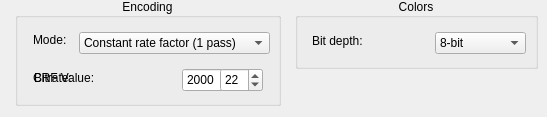
      <widget class="QWidget" name="av1Tab">
       <attribute name="title">
        <string>AV1</string>
       </attribute>
       <widget class="QGroupBox" name="EncodingSettingAV1GB">
        <property name="geometry">
         <rect>
          <x>15</x>
          <y>-2</y>
          <width>266</width>
          <height>108</height>
         </rect>
        </property>
        <property name="title">
         <string>Encoding</string>
        </property>
        <property name="alignment">
         <set>Qt::AlignCenter</set>
        </property>
        <widget class="QLabel" name="EncodeModeAV1Label">
         <property name="geometry">
          <rect>
           <x>18</x>
           <y>34</y>
           <width>39</width>
           <height>16</height>
          </rect>
         </property>
         <property name="text">
          <string>Mode:</string>
         </property>
        </widget>
        <widget class="QComboBox" name="EncodeModeAV1DD">
         <property name="geometry">
          <rect>
           <x>64</x>
           <y>34</y>
           <width>191</width>
           <height>22</height>
          </rect>
         </property>
         <property name="focusPolicy">
          <enum>Qt::NoFocus</enum>
         </property>
         <property name="toolTip">
          <string>The encoding mode to use.</string>
         </property>
         <item>
          <property name="text">
           <string>Constant rate factor (1 pass)</string>
          </property>
         </item>
         <item>
          <property name="text">
           <string>Average bitrate (1 pass)</string>
          </property>
         </item>
        </widget>
        <widget class="QDoubleSpinBox" name="BitrateAV1NUD">
         <property name="geometry">
          <rect>
           <x>167</x>
           <y>70</y>
           <width>81</width>
           <height>24</height>
          </rect>
         </property>
         <property name="focusPolicy">
          <enum>Qt::WheelFocus</enum>
         </property>
         <property name="toolTip">
          <string>The bitrate to use for encoding.</string>
         </property>
         <property name="decimals">
          <number>0</number>
         </property>
         <property name="maximum">
          <double>80000.000000000000000</double>
         </property>
         <property name="value">
          <double>2000.000000000000000</double>
         </property>
        </widget>
        <widget class="QSpinBox" name="crfAV1NUD">
         <property name="geometry">
          <rect>
           <x>205</x>
           <y>70</y>
           <width>43</width>
           <height>24</height>
          </rect>
         </property>
         <property name="focusPolicy">
          <enum>Qt::WheelFocus</enum>
         </property>
         <property name="toolTip">
          <string>The CRF strength value to use for encoding.</string>
         </property>
         <property name="maximum">
          <number>63</number>
         </property>
         <property name="value">
          <number>22</number>
         </property>
        </widget>
        <widget class="QLabel" name="crfAV1Label">
         <property name="geometry">
          <rect>
           <x>18</x>
           <y>72</y>
           <width>73</width>
           <height>16</height>
          </rect>
         </property>
         <property name="text">
          <string>CRF Value:</string>
         </property>
        </widget>
        <widget class="QLabel" name="BitrateAV1Label">
         <property name="geometry">
          <rect>
           <x>19</x>
           <y>72</y>
           <width>61</width>
           <height>16</height>
          </rect>
         </property>
         <property name="text">
          <string>Bitrate:</string>
         </property>
        </widget>
       </widget>
       <widget class="QGroupBox" name="ColorsAV1GB">
        <property name="geometry">
         <rect>
          <x>295</x>
          <y>-2</y>
          <width>243</width>
          <height>71</height>
         </rect>
        </property>
        <property name="title">
         <string>Colors</string>
        </property>
        <property name="alignment">
         <set>Qt::AlignCenter</set>
        </property>
        <property name="checkable">
         <bool>false</bool>
        </property>
        <property name="checked">
         <bool>false</bool>
        </property>
        <widget class="QLabel" name="BitDepthAV1Label">
         <property name="geometry">
          <rect>
           <x>17</x>
           <y>33</y>
           <width>61</width>
           <height>20</height>
          </rect>
         </property>
         <property name="text">
          <string>Bit depth:</string>
         </property>
        </widget>
        <widget class="QComboBox" name="BitDepthAV1DD">
         <property name="geometry">
          <rect>
           <x>140</x>
           <y>34</y>
           <width>91</width>
           <height>22</height>
          </rect>
         </property>
         <property name="focusPolicy">
          <enum>Qt::NoFocus</enum>
         </property>
         <property name="toolTip">
          <string>Sets the output color depth.</string>
         </property>
         <item>
          <property name="text">
           <string>8-bit</string>
          </property>
         </item>
         <item>
          <property name="text">
           <string>10-bit</string>
          </property>
         </item>
        </widget>
       </widget>
      </widget>
